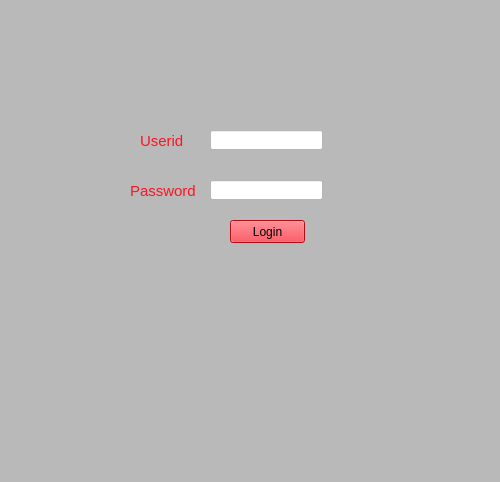
<?xml version="1.0" encoding="UTF-8"?>
<ui version="4.0">
 <class>MainWindow</class>
 <widget class="QMainWindow" name="MainWindow">
  <property name="geometry">
   <rect>
    <x>0</x>
    <y>0</y>
    <width>500</width>
    <height>482</height>
   </rect>
  </property>
  <property name="font">
   <font>
    <pointsize>9</pointsize>
   </font>
  </property>
  <property name="acceptDrops">
   <bool>false</bool>
  </property>
  <property name="windowTitle">
   <string>PasswordSaver</string>
  </property>
  <property name="autoFillBackground">
   <bool>false</bool>
  </property>
  <property name="styleSheet">
   <string notr="true">background-color:rgb(185, 185, 185)</string>
  </property>
  <widget class="QWidget" name="centralwidget">
   <widget class="QPushButton" name="pushButton">
    <property name="geometry">
     <rect>
      <x>230</x>
      <y>220</y>
      <width>75</width>
      <height>23</height>
     </rect>
    </property>
    <property name="font">
     <font>
      <pointsize>9</pointsize>
     </font>
    </property>
    <property name="styleSheet">
     <string notr="true">background-color: rgb(255, 14, 30)</string>
    </property>
    <property name="text">
     <string>Login</string>
    </property>
   </widget>
   <widget class="QLineEdit" name="lineEdit">
    <property name="geometry">
     <rect>
      <x>210</x>
      <y>130</y>
      <width>113</width>
      <height>20</height>
     </rect>
    </property>
    <property name="styleSheet">
     <string notr="true">background-color:rgb(255, 255, 255)</string>
    </property>
   </widget>
   <widget class="QLineEdit" name="lineEdit_2">
    <property name="geometry">
     <rect>
      <x>210</x>
      <y>180</y>
      <width>113</width>
      <height>20</height>
     </rect>
    </property>
    <property name="styleSheet">
     <string notr="true">background-color:rgb(255, 255, 255)</string>
    </property>
   </widget>
   <widget class="QLabel" name="label">
    <property name="geometry">
     <rect>
      <x>140</x>
      <y>130</y>
      <width>51</width>
      <height>21</height>
     </rect>
    </property>
    <property name="font">
     <font>
      <pointsize>11</pointsize>
     </font>
    </property>
    <property name="styleSheet">
     <string notr="true">color:rgb(255, 19, 34)</string>
    </property>
    <property name="text">
     <string>Userid</string>
    </property>
   </widget>
   <widget class="QLabel" name="label_2">
    <property name="geometry">
     <rect>
      <x>130</x>
      <y>180</y>
      <width>71</width>
      <height>21</height>
     </rect>
    </property>
    <property name="font">
     <font>
      <pointsize>11</pointsize>
     </font>
    </property>
    <property name="styleSheet">
     <string notr="true">color:rgb(255, 19, 34)</string>
    </property>
    <property name="text">
     <string>Password</string>
    </property>
   </widget>
  </widget>
  <widget class="QStatusBar" name="statusbar"/>
 </widget>
 <resources/>
 <connections/>
</ui>
